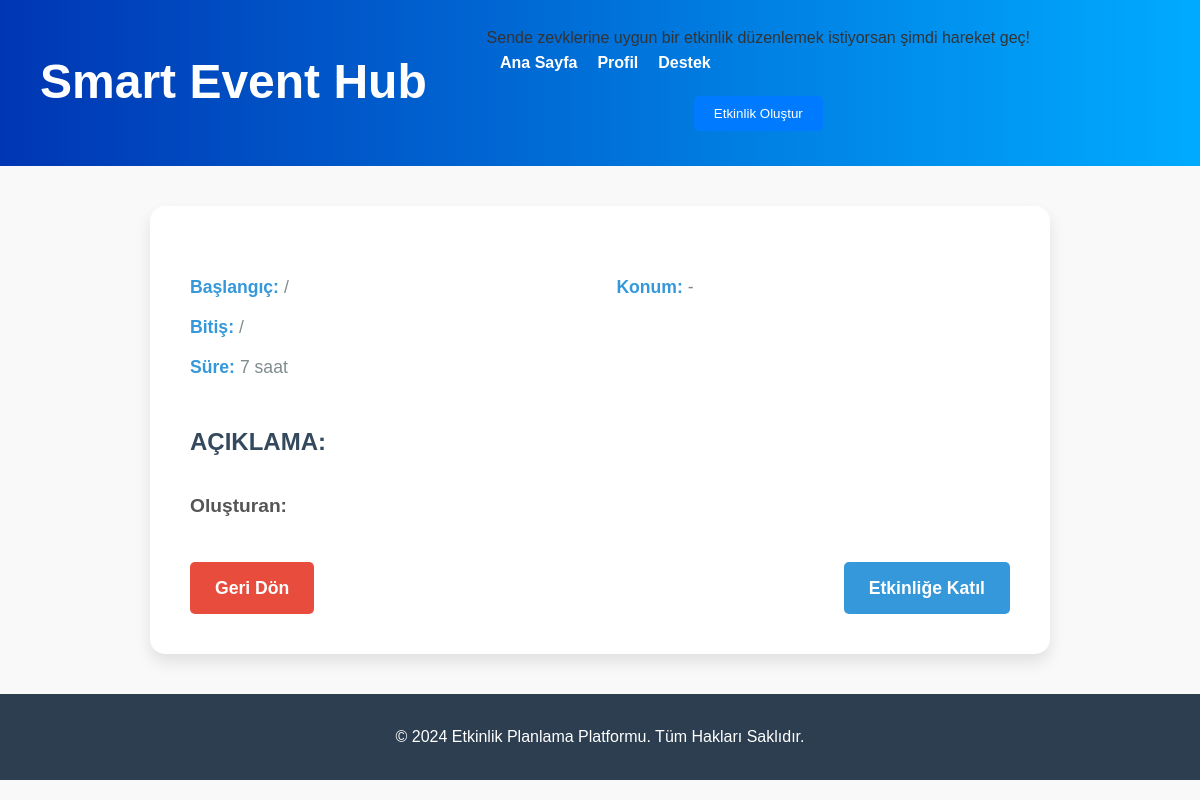
Before: /event/1 with the older database file.
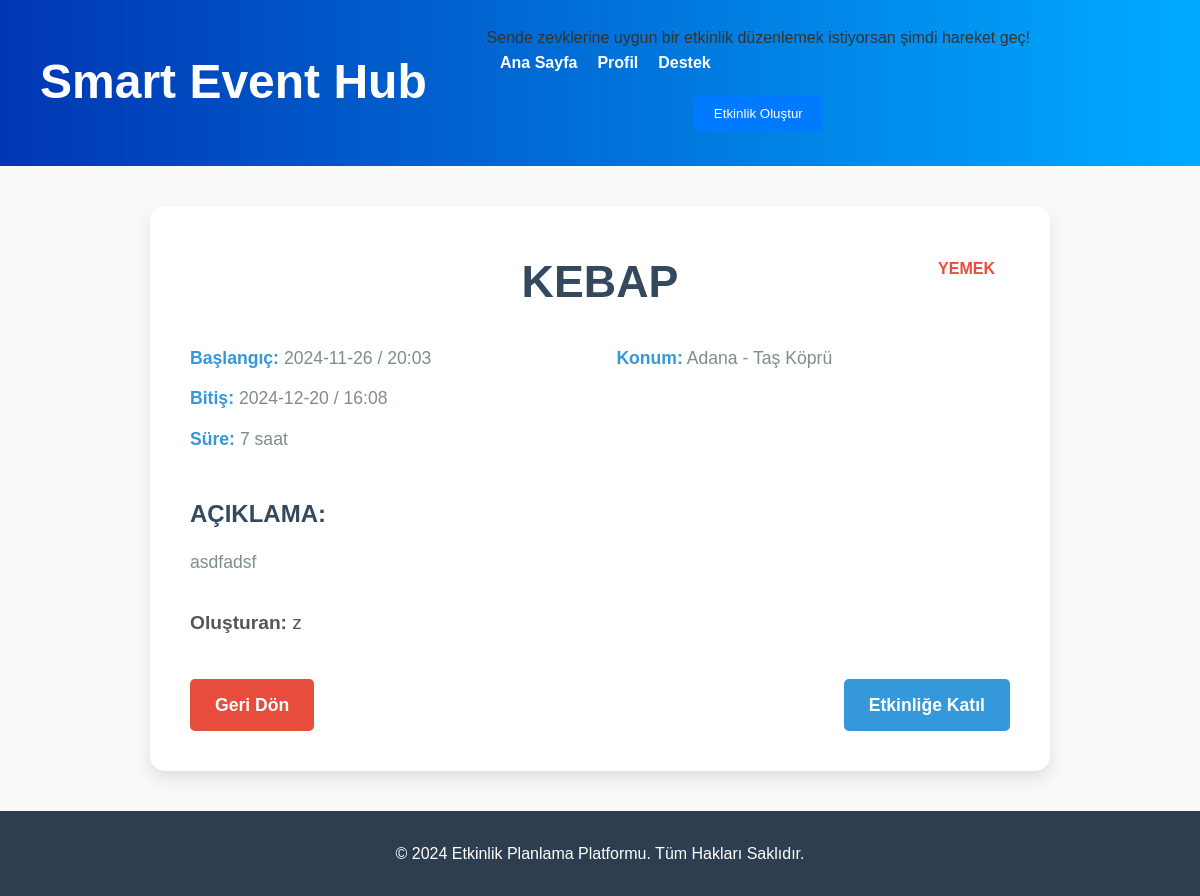
After: the same page with the newer database file.
### tables this page shows
CREATE TABLE events (
        ID INTEGER PRIMARY KEY AUTOINCREMENT,
        event_name TEXT NOT NULL,
        description TEXT NOT NULL,
        startDate TEXT NOT NULL,
        finishDate TEXT NOT NULL,
        startTime TEXT NOT NULL,
        finishTime TEXT NOT NULL,
        duration TEXT NOT NULL,
        city TEXT NOT NULL,        
        address TEXT NOT NULL,        
        category TEXT NOT NULL,
        creator_username TEXT NOT NULL,
        event_image_path TEXT NOT NULL,
        isApproved BOOLEAN DEFAULT FALSE NOT NULL
    );

### app.py (the view)
@app.route('/event/<int:event_id>')
def event_detail(event_id):
    event = get_event_by_id(event_id)
    return render_template('eventDetails.html', event=event)

### database.py (called while the page is built)
def get_db_connection():
    conn = sqlite3.connect(DATABASE)
    conn.row_factory = sqlite3.Row
    return conn

def get_event_by_id(event_id):
    conn = get_db_connection()
    cursor = conn.cursor()
    cursor.execute('''
        SELECT * FROM events WHERE ID = ?
    ''', (event_id,))
    event = cursor.fetchone()  # Tek bir etkinlik döndürülür
    conn.close()
    return event

### templates/eventDetails.html (shortened to what this page needs)
<!DOCTYPE html>
<html lang="tr">
<head>
    <link rel="stylesheet" href="{{ url_for('static', filename='css/eventDetails_style.css') }}">
</head>
<body>
    {% include 'header.html' %}
    <main>
        <section class="event-details">
            <h2 class="event-title"> {{ event['event_name'] }} <span class="event-category">{{ event['category'] }}</span></h2>
            <div class="event-info">
                <div class="event-date">
                    <p><strong>Başlangıç:</strong> {{ event['startDate'] }} / {{ event['startTime'] }}</p>
                    <p><strong>Bitiş:</strong> {{ event['finishDate'] }} / {{ event['finishTime'] }}</p>
                    <p><strong>Süre:</strong> 7 saat</p>
                </div>
                <div class="event-location">
                    <p><strong>Konum:</strong> {{ event['city'] }} - {{ event['address'] }} </p>
                </div>
            </div>
            <div class="event-description">
                <h3>Açıklama:</h3>
                    <p>{{ event['description'] }}</p>
            </div>
            <div class="event-creator">
                <p><strong>Oluşturan:</strong> {{ event['creator_username'] }} </p>
            </div>
            <div class="event-actions">
                <a href="/events" class="back-button">Geri Dön</a>
                <a href="/join_event/1" class="join-button">Etkinliğe Katıl</a>
            </div>
        </section>
    </main>
    <footer>
        <p>© 2024 Etkinlik Planlama Platformu. Tüm Hakları Saklıdır.</p>
    </footer>
</body>
</html>

### templates/header.html (shortened to what this page needs)
<!DOCTYPE html>
<html lang="tr">
<head>
    <link rel="stylesheet" href="{{ url_for('static', filename='css/header_style.css') }}">
</head>
<body>
    <header>
        <h1>Smart Event Hub</h1>
        <nav>
            <ul class="nav-links">
                <li><a href="{{ url_for('main_page') }}">Ana Sayfa</a></li>
                <li><a href="{{ url_for('profile') }}">Profil</a></li>
                <li><a href="#">Destek</a></li>
            </ul>
        </nav>
        <div class="event-action">
            <p class="event-info">Sende zevklerine uygun bir etkinlik düzenlemek istiyorsan şimdi hareket geç!</p>
            <a href="{{ url_for('event_create') }}">
                <button class="add-event-button">Etkinlik Oluştur</button>
            </a>
        </div>
    </header>
</body>
</html>

### static/css/eventDetails_style.css (style rules this page uses)
* { margin: 0; padding: 0; box-sizing: border-box; font-family: 'Arial', sans-serif; transition: all 0.3s ease; }
body { background-color: #f9f9f9; color: #333; line-height: 1.6; font-size: 16px; }
h1, h2, h3 { font-weight: 600; color: #333; }
h2.event-title { font-size: 2.8rem; margin-bottom: 15px; text-align: center; color: #34495e; text-transform: uppercase; }
.event-category { font-size: 1rem; color: #e74c3c; font-weight: bold; position: absolute; top: 10px; right: 15px; text-transform: uppercase; }
.event-title { font-size: 2.8rem; margin-bottom: 15px; text-align: center; color: #34495e; text-transform: uppercase; position: relative; }
.event-details { background-color: #fff; border-radius: 15px; box-shadow: 0 8px 16px rgba(0, 0, 0, 0.1); margin: 40px auto; padding: 40px; max-width: 900px; animation: fadeIn 0.8s ease-in-out; }
.event-info { display: flex; justify-content: space-between; margin-bottom: 30px; }
.event-info .event-date, .event-info .event-location { width: 48%; }
.event-date p, .event-location p { font-size: 1.1rem; margin: 12px 0; color: #7f8c8d; }
.event-date strong, .event-location strong { color: #3498db; }
.event-description { margin-bottom: 30px; }
.event-description h3 { font-size: 1.5rem; color: #34495e; margin-bottom: 15px; text-transform: uppercase; }
.event-description p { font-size: 1.1rem; line-height: 1.7; color: #7f8c8d; }
.event-creator p { font-size: 1.2rem; color: #555; margin-top: 20px; }
.event-actions { display: flex; justify-content: space-between; margin-top: 40px; }
.event-actions a { text-decoration: none; padding: 12px 25px; font-size: 1.1rem; border-radius: 5px; font-weight: 600; display: inline-block; transition: transform 0.3s ease; }
.back-button { background-color: #e74c3c; color: white; border: none; }
.join-button { background-color: #3498db; color: white; border: none; }
footer { background-color: #2c3e50; color: white; padding: 30px 0; text-align: center; margin-top: 40px; }
footer p { font-size: 1rem; }

### static/css/header_style.css (style rules this page uses)
body, html { margin: 0; padding: 0; width: 100%; height: 100%; }
header { display: flex; align-items: center; justify-content: space-between; background: linear-gradient(to right, #0036b3, #00Abff); color: black; padding: 15px 20px; width: 100%; }
h1 { font-size: 48px; color: white; text-align: left; padding-left: 20px; margin: 5px 0; font-weight: bold; flex-grow: 1; }
nav { margin: 0 auto; padding: 20px; width: fit-content; }
.nav-links { list-style: none; display: flex; gap: 20px; margin: 0; padding: 0; position: absolute; top: 50px; left: 500px; }
.nav-links li a { text-decoration: none; color: white; font-weight: bold; }
.event-action { display: flex; flex-direction: column; align-items: center; margin-bottom: 20px; margin-left: 150px; position: relative; left: -150px; }
.event-info { font-size: 1em; color: #333; margin-top: 10px; text-align: left; }
.add-event-button { background-color: #007bff; color: white; border: none; padding: 10px 20px; cursor: pointer; border-radius: 5px; margin-top: 15px; transition: background-color 0.3s; }

Changed rows visible on the page:
added events: event_name "KEBAP", category "YEMEK", startDate "2024-11-26", startTime "20:03", finishDate "2024-12-20", finishTime "16:08", city "Adana", address "Taş Köprü", description "asdfadsf", creator_username "z"
